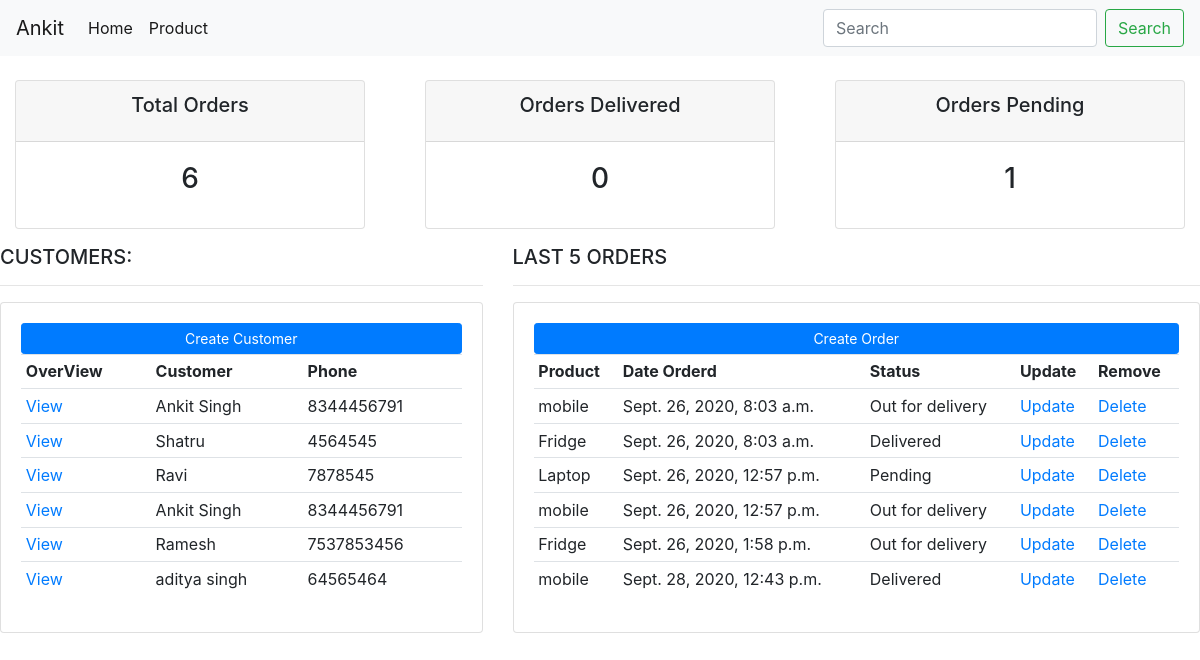
Before: / with the older database file.
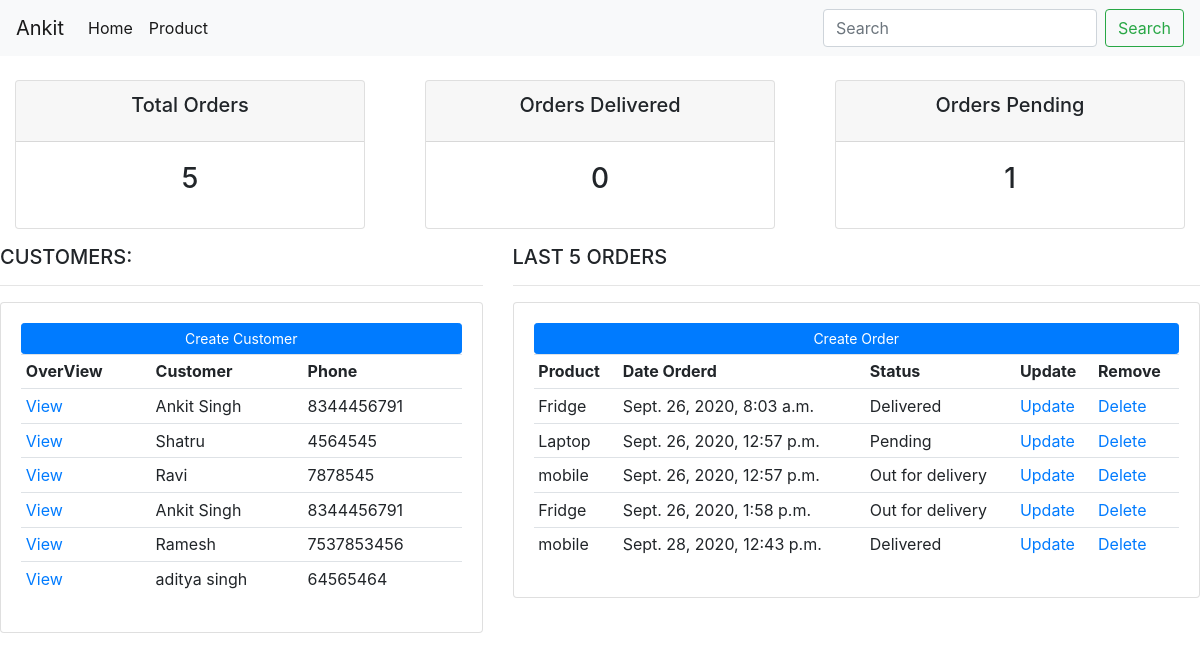
After: the same page with the newer database file.
### managment/models.py (models this page shows, shortened)
class Customer(models.Model):
    name = models.CharField(max_length=200, null=True)
    phone = models.CharField(max_length=200, null=True)
    email = models.CharField(max_length=200, null=True)
    date_created = models.DateTimeField(auto_now_add=True, null=True)

class Order(models.Model):
	STATUS = (
			('Pending', 'Pending'),
			('Out for delivery', 'Out for delivery'),
			('Delivered', 'Delivered'),
			)
	customer = models.ForeignKey(Customer, null=True, on_delete= models.SET_NULL)
	product = models.ForeignKey(Product, null=True, on_delete= models.SET_NULL)
	date_created = models.DateTimeField(auto_now_add=True, null=True)
	status = models.CharField(max_length=200, null=True, choices=STATUS)

class Product(models.Model):
    CATEGORY = (
        ('Indoor','Indoor'),
        ('Out Door','Out Door'),
    )
    name = models.CharField(max_length=200, null=True)
    price = models.FloatField(null=True)
    category = models.CharField(max_length=200, null=True, choices=CATEGORY)
    description = models.CharField(max_length=200, null=True, blank=True)
    date_created = models.DateTimeField(auto_now_add=True, null=True)
    Tag = models.ManyToManyField(Tag)
    def __str__(self):
        return self.name

### managment/views.py (the view)
# urls.py: path('', views.home, name = 'home'),
def home(request):
  customer = Customer.objects.all()
  order =  Order.objects.all()
  pending = Order.objects.filter(status = 'Pending').count()
  delivered = Order.objects.filter(status = 'delivered').count()
  total = Order.objects.all().count()
  context = {
	  'customer':customer,'order':order,'pending':pending,'delivered':delivered,'total':total,
  }
  return render(request, 'managment/dashboard.html', context)

### managment/templates/managment/dashboard.html (shortened to what this page needs)
{% extends 'managment/main.html' %}
{% block body %}
{% include 'managment/status.html' %}
<div class="row">
    <div class="col-md-5">
        <h5>CUSTOMERS:</h5>
        <hr>
        <div class="card card-body">
            <a class="btn btn-primary  btn-sm btn-block" href="{% url 'create_customer'  %}">Create Customer</a>
            <table class="table table-sm">
                <tr>
                    <th>OverView</th>
                    <th>Customer</th>
                    <th>Phone</th>
                </tr>
                <tr>
                    {% for customer in customer %}
                    <td><a href="{% url 'customer' customer.id %}">View</a></td>
                    <td>{{customer.name}}</td>
                    <td>{{customer.phone}}</td>
                </tr>
                {% endfor %}
            </table>
        </div>
    </div>
    <div class="col-md-7">
        <h5>LAST 5 ORDERS</h5>
        <hr>
        <div class="card card-body">
            <a class="btn btn-primary  btn-sm btn-block" href="{% url 'create_order'  %}">Create Order</a>
            <table class="table table-sm">
                <tr>
                    <th>Product</th>
                    <th>Date Orderd</th>
                    <th>Status</th>
                    <th>Update</th>
                    <th>Remove</th>
                </tr>
                <tr>
                    {% for order in order %}
                    <td>{{order.product}}</td>
                    <td>{{order.date_created}}</td>
                    <td>{{order.status}}</td>
                        <td><a href="{% url 'update_order' order.id %}">Update</a></td>
                        <td><a href="{% url 'delete_order' order.id %}">Delete</a></td>
                </tr>
                {%  endfor %}
            </table>
        </div>
    </div>
</div>
{% endblock %}

Changed rows visible on the page:
removed Order: product "mobile", date_created "Sept. 26, 2020, 8:03 a.m.", status "Out for delivery"
Other visible differences:
{{ total }}: "6" → "5"
